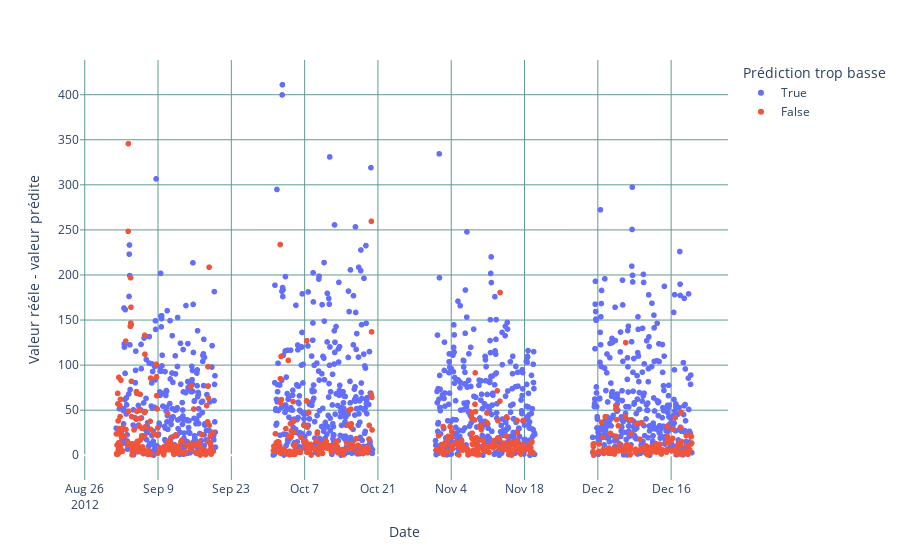

The notebook cell this image was saved under:
### Code cell
fig = px.scatter(x=X_test["datetime"], y=np.abs(y_test - y_pred), color=y_test - y_pred > 0)#, color=y_test) # df.loc[X_test.index]["count"]
fig.update_layout(
  yaxis_title="Valeur rééle - valeur prédite", xaxis_title="Date", title=None, paper_bgcolor='rgba(0,0,0,0)',
  plot_bgcolor='rgba(0,0,0,0)', xaxis={"gridcolor": '#609a92'}, yaxis={"gridcolor": '#609a92'},
  # coloraxis_colorbar_title="Vélo empruntés")
  legend_title_text="Prédiction trop basse")
fig.write_image("velos.png", format="png", height=720, width=1280)
fig.show()

### Figure 1 — Plotly figure (JSON) as saved in the notebook; plotly's stock layout.template omitted (floating-point values rounded to 4 significant figures; data arrays with more than 128 entries replaced by an {"elided": "..."} marker saying what was removed)
{"data": [{"hovertemplate": "color=True<br>x=%{x}<br>y=%{y}<extra></extra>", "legendgroup": "True", "marker": {"color": "#636efa", "symbol": "circle"}, "mode": "markers", "name": "True", "showlegend": true, "type": "scattergl", "x": {"elided": "1259 str values"}, "xaxis": "x", "y": {"elided": "1259 float values"}, "yaxis": "y"}, {"hovertemplate": "color=False<br>x=%{x}<br>y=%{y}<extra></extra>", "legendgroup": "False", "marker": {"color": "#EF553B", "symbol": "circle"}, "mode": "markers", "name": "False", "showlegend": true, "type": "scattergl", "x": {"elided": "564 str values"}, "xaxis": "x", "y": {"elided": "564 float values"}, "yaxis": "y"}], "layout": {"legend": {"title": {"text": "Prédiction trop basse"}, "tracegroupgap": 0}, "margin": {"t": 60}, "paper_bgcolor": "rgba(0,0,0,0)", "plot_bgcolor": "rgba(0,0,0,0)", "title": {}, "xaxis": {"anchor": "y", "domain": [0, 1], "gridcolor": "#609a92", "title": {"text": "Date"}}, "yaxis": {"anchor": "x", "domain": [0, 1], "gridcolor": "#609a92", "title": {"text": "Valeur rééle - valeur prédite"}}}}
